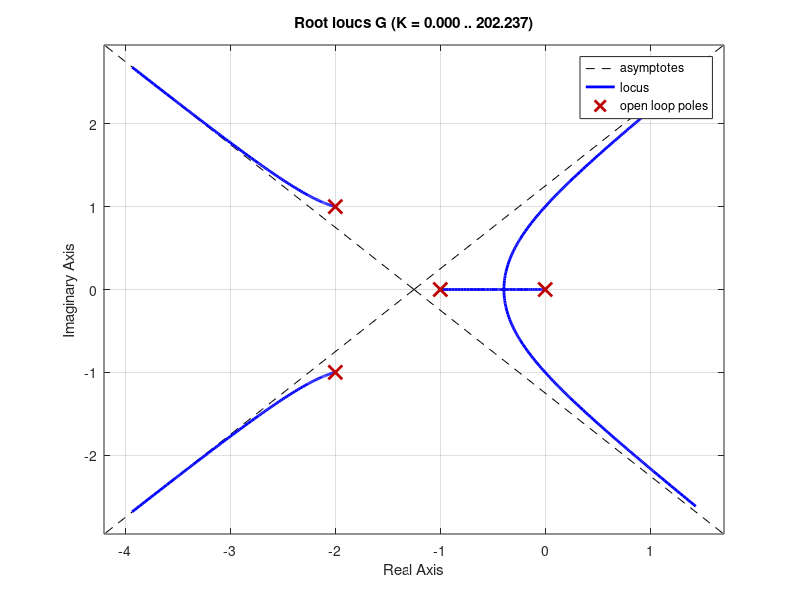
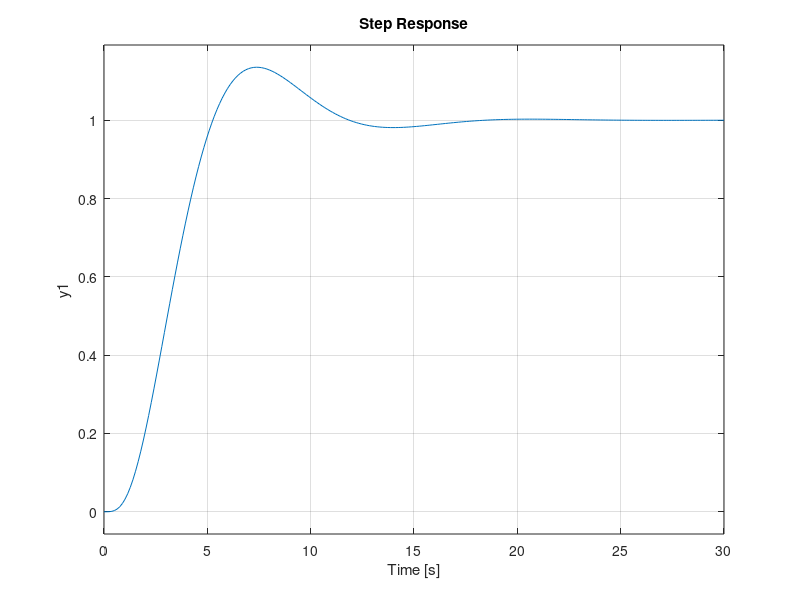

Write the MATLAB code that produced these figures, in order. (Note: this script raises an error after producing the figures.)
% Ejercicio 1
G = tf(1,[1,5,9,5,0])
rlocus(G)
K = 1.91
T = feedback(G*K,1)
figure()
step(T)
disp('Polos de lazo cerrado')
roots(T.Denominator{1})

% Lugar de las raices de otro sistema
num = [1,2,4];
den = conv(conv(conv([1,0],[1,4]),[1,6]),[1,1.4,1])
G = tf(num,den)
rlocus(G)